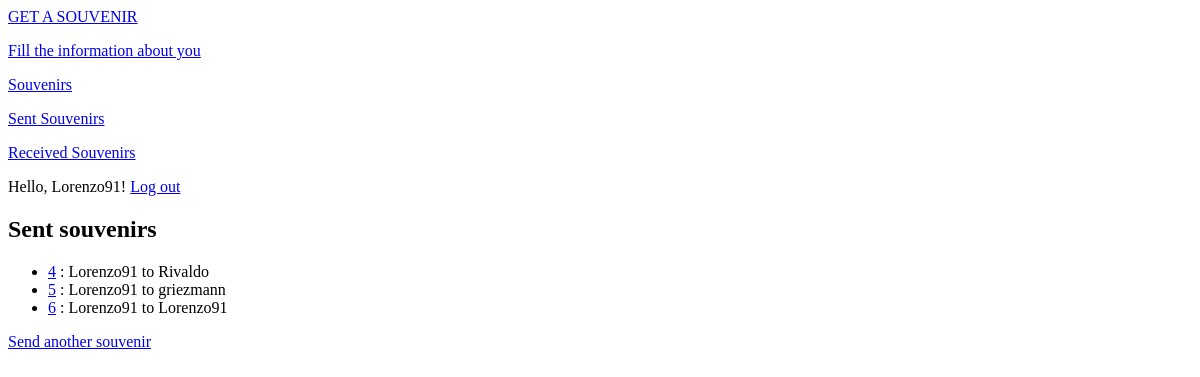
The app's page /send_user_souvenirs/ (signed in), older data.
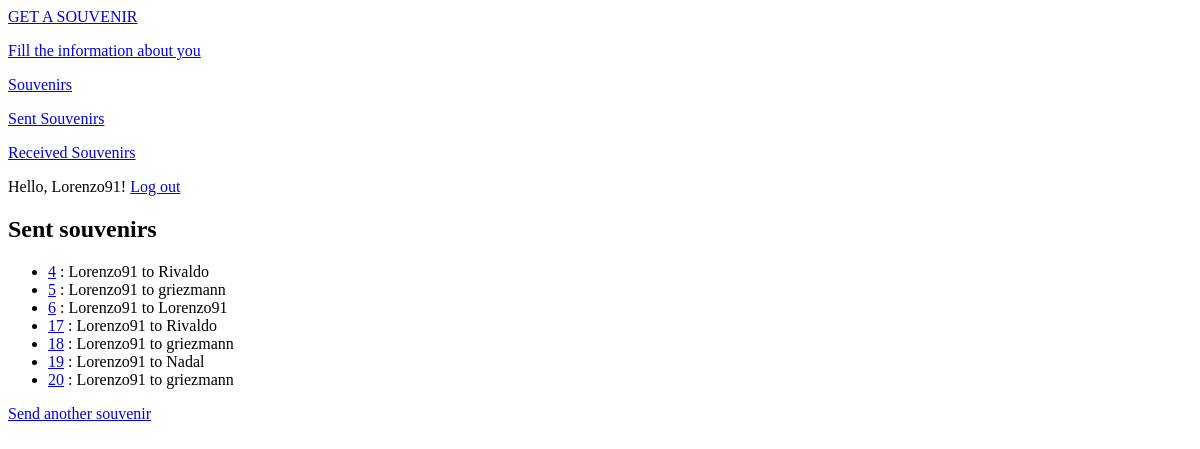
The same page, newer data.
### souvenirs_app/models.py (models this page shows, shortened)
class Souvenir(models.Model):
    souvenir_id = models.AutoField(primary_key=True)
    send_user = models.ForeignKey(User, on_delete=models.CASCADE, related_name='send_user')
    send_date = models.DateField(auto_now_add=True)
    receive_user = models.ForeignKey(User, on_delete=models.CASCADE, related_name='receive_user')
    receive_date = models.DateField(auto_now=True)
    send_user_img = models.ImageField(upload_to='send/', default='no-photo.png', null=True, blank=True)
    receive_user_img = models.ImageField(upload_to='receive/', default='no-photo.png', null=True, blank=True)
    STATUS_CHOICES = (('TR', 'Travelling'), ('RCV', 'Received'))
    status = models.CharField(max_length=10, choices=STATUS_CHOICES, default='Travelling')
    extra_name = models.CharField(max_length=10, default='')
    class Meta:
        verbose_name = 'Souvenir'
        verbose_name_plural = 'Souvenirs'

### souvenirs_app/views.py (the view)
# urls.py: path('send_user_souvenirs/', views.SendUserSouvenirsView.as_view(), name='send_user_souvenirs'),
class SendUserSouvenirsView(LoginRequiredMixin, ListView):
    model = Souvenir
    template_name = 'souvenirs_app/send_user_souvenirs.html'
    context_object_name = 'send_user_souvenirs'
    def get_queryset(self):
        return Souvenir.objects.filter(send_user=self.request.user)

### souvenirs_app/templates/souvenirs_app/send_user_souvenirs.html
{% extends 'souvenirs_app/base.html' %}
{% block content %}
    <h2>Sent souvenirs</h2>
    <ul>
        {% for souvenir in send_user_souvenirs %}
            <li><a href="{% url 'souvenirs_app:souvenir' souvenir.souvenir_id %}">{{ souvenir.souvenir_id }}</a> : {{ souvenir.send_user }} to {{ souvenir.receive_user }}</li>
        {% empty %}
            <li>No souvenirs have been sent yet</li>
        {% endfor %}
    </ul>
    <a href="{% url 'souvenirs_app:new_souvenir' %}">Send another souvenir</a>
{% endblock content %}

Row changes from the older to the newer data that the page shows:
added Souvenir: souvenir_id "17", send_user "Lorenzo91", receive_user "Rivaldo"
added Souvenir: souvenir_id "18", send_user "Lorenzo91", receive_user "griezmann"
added Souvenir: souvenir_id "19", send_user "Lorenzo91", receive_user "Nadal"
added Souvenir: souvenir_id "20", send_user "Lorenzo91", receive_user "griezmann"
